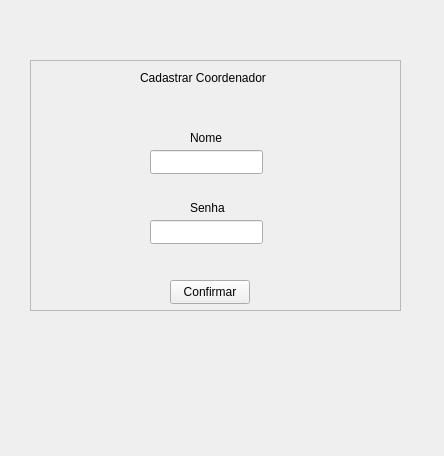
<?xml version="1.0" encoding="UTF-8"?>
<ui version="4.0">
 <class>Form</class>
 <widget class="QWidget" name="Form">
  <property name="geometry">
   <rect>
    <x>0</x>
    <y>0</y>
    <width>444</width>
    <height>456</height>
   </rect>
  </property>
  <property name="windowTitle">
   <string>Form</string>
  </property>
  <widget class="QFrame" name="FramCadCoord">
   <property name="geometry">
    <rect>
     <x>30</x>
     <y>60</y>
     <width>371</width>
     <height>251</height>
    </rect>
   </property>
   <property name="frameShape">
    <enum>QFrame::StyledPanel</enum>
   </property>
   <property name="frameShadow">
    <enum>QFrame::Raised</enum>
   </property>
   <widget class="QLabel" name="LabelNomeCoord">
    <property name="geometry">
     <rect>
      <x>160</x>
      <y>70</y>
      <width>41</width>
      <height>16</height>
     </rect>
    </property>
    <property name="text">
     <string>Nome</string>
    </property>
   </widget>
   <widget class="QLineEdit" name="TextUserCoord">
    <property name="geometry">
     <rect>
      <x>120</x>
      <y>90</y>
      <width>113</width>
      <height>24</height>
     </rect>
    </property>
   </widget>
   <widget class="QLabel" name="label_3">
    <property name="geometry">
     <rect>
      <x>160</x>
      <y>140</y>
      <width>41</width>
      <height>16</height>
     </rect>
    </property>
    <property name="text">
     <string>Senha</string>
    </property>
   </widget>
   <widget class="QLineEdit" name="TextPasswdCoord">
    <property name="geometry">
     <rect>
      <x>120</x>
      <y>160</y>
      <width>113</width>
      <height>24</height>
     </rect>
    </property>
   </widget>
   <widget class="QPushButton" name="pushButton">
    <property name="geometry">
     <rect>
      <x>140</x>
      <y>220</y>
      <width>80</width>
      <height>24</height>
     </rect>
    </property>
    <property name="text">
     <string>Confirmar</string>
    </property>
   </widget>
   <widget class="QLabel" name="label">
    <property name="geometry">
     <rect>
      <x>110</x>
      <y>10</y>
      <width>141</width>
      <height>16</height>
     </rect>
    </property>
    <property name="text">
     <string>Cadastrar Coordenador</string>
    </property>
   </widget>
  </widget>
 </widget>
 <resources/>
 <connections/>
</ui>
